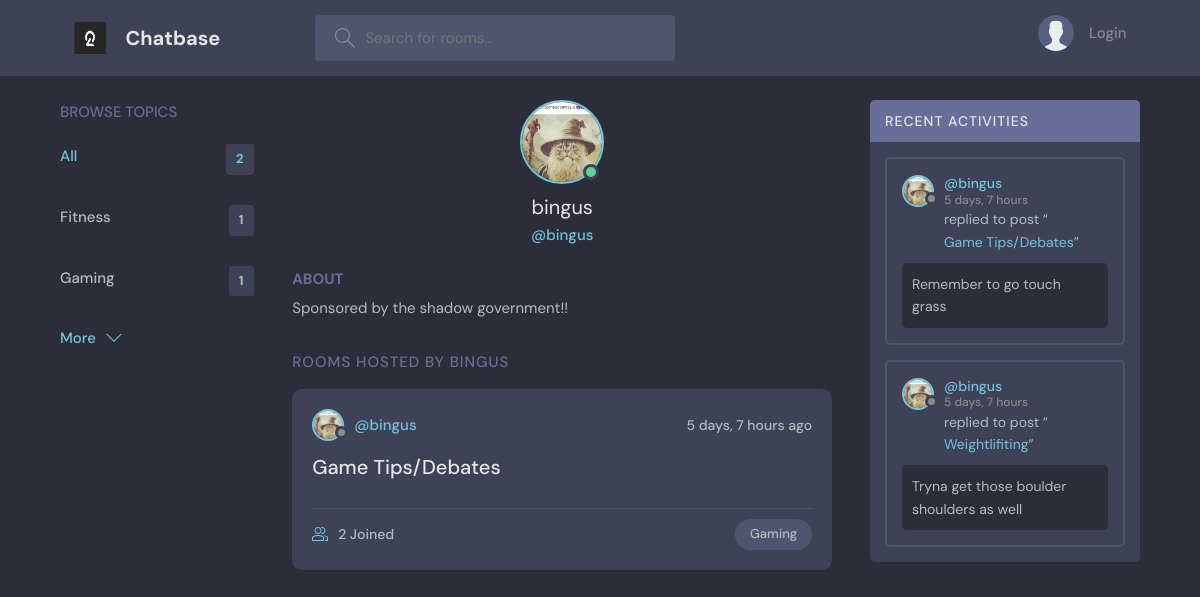
The app's page /profile/2/ with its own data.
### base/models.py (models this page shows, shortened)
class Topic(models.Model):
    name = models.CharField(max_length=200)

class User(AbstractUser):
    name = models.CharField(max_length=200,null=True)
    email = models.EmailField(unique=True,null=True)
    bio = models.TextField(null=True)
    avatar = models.ImageField(null=True, default="avatar.svg")
    USERNAME_FIELD = 'email'
    REQUIRED_FIELDS =  []

class Room(models.Model):
    host = models.ForeignKey(User, on_delete=models.SET_NULL, null=True)
    topic = models.ForeignKey(Topic, on_delete=models.SET_NULL, null=True)
    name = models.CharField(max_length=200)
    description = models.TextField(null=True, blank=True)
    participants = models.ManyToManyField(User, related_name='participants',blank=True)
    updated = models.DateTimeField(auto_now=True)
    created = models.DateTimeField(auto_now_add=True)
    class Meta:
        ordering = ['-updated', '-created']
    def __str__(self):
        return self.name

class Message(models.Model):
    user = models.ForeignKey(User, on_delete=models.CASCADE)
    room = models.ForeignKey(Room, on_delete=models.CASCADE)
    body = models.TextField()
    updated = models.DateTimeField(auto_now=True)
    created = models.DateTimeField(auto_now_add=True)
    class Meta:
        ordering = ['-updated', '-created'] #Arranges rooms according to newest first

### base/views.py (the view)
# urls.py: path('profile/<str:pk>/', views.userProfile, name='user-profile'),
def userProfile(request, pk):
    user = User.objects.get(id=pk)
    room_messages = user.message_set.all()
    topics = Topic.objects.all()
    rooms = user.room_set.all()
    context = {'user':user,'rooms':rooms, 'topics':topics, 'room_messages':room_messages}
    return render(request, 'base/profile.html', context)

### base/templates/base/profile.html (shortened to what this page needs)
{% extends 'main.html' %}
{% block content %}
  <main class="profile-page layout layout--3">
    <div class="container">
      {% include 'base/topics_component.html' %}
      <div class="roomList">
        <div class="profile">
          <div class="profile__avatar">
            <div class="avatar avatar--large active">
              <img src="{{user.avatar.url}}" />
            </div>
          </div>
          <div class="profile__info">
            <h3>{{user.username}}</h3>
            <p>@{{user.username}}</p>
          </div>
          <div class="profile__about">
            <h3>About</h3>
            <p>
              {{user.bio}}
            </p>
          </div>
        </div>
        <div class="roomList__header">
          <div>
            <h2>Rooms Hosted by {{user.username}}</a>
            </h2>
          </div>
        </div>
        {% include 'base/feed_component.html' %}
      </div>
      {% include 'base/activity_component.html' %}
    </div>
  </main>
{% endblock content %}

### templates/main.html (shortened to what this page needs)
<!DOCTYPE html>
{%  load static %}
<html lang="en">
  <head>
    <link rel="stylesheet" href="{% static 'styles/style.css' %}" />
  </head>
  <body>
    {% include 'navbar.html' %}
    {% block content %}
    {% endblock %}
  </body>
</html>

### templates/navbar.html (shortened to what this page needs)
{% load static %}
<header class="header header--loggedIn">
    <div class="container">
      <a href="{% url 'home' %}" class="header__logo">
        <img src="{% static 'images/knlogo.png' %}" />
        <h1>Chatbase</h1>
      </a>
      <form class="header__search" method="GET" action="{% url 'home' %}">
        <label>
          <input name = "q" placeholder="Search for rooms..." />
        </label>
      </form>
      <nav class="header__menu">
        {% if request.user.is_authenticated %}
        <div class="header__user">
          <a href="{% url 'update-user' %}">
            <div class="avatar avatar--medium active">
              <img src="{{request.user.avatar.url}}" />
            </div>
            <p>{{request.user.username}}<span>@{{request.user.username}}</span></p>
          </a>
          <button class="dropdown-button">
            <svg version="1.1" xmlns="http://www.w3.org/2000/svg" width="32" height="32" viewBox="0 0 32 32">
              <title>chevron-down</title>
              <path d="M16 21l-13-13h-3l16 16 16-16h-3l-13 13z"></path>
            </svg>
          </button>
        </div>
        {% else %}
        <a href="{% url 'login' %}">
          <img src="{% static 'images/avatar.svg' %}" />
          <p>Login</p>
        </a>
        {% endif %}
      </nav>
    </div>
  </header>

### base/templates/base/topics_component.html
<div class="topics">
  <div class="topics__header">
      <h2>Browse Topics</h2>
  </div>
  <ul class="topics__list">
      <li>
          <a href="{% url 'home' %}" class="active">All <span>{{topics.count}}</span></a>
      </li>
      {% for topic in topics %}
      <li>
          <a href="{% url 'home' %}?q={{topic.name}}">{{topic.name}}<span>{{topic.room_set.all.count}}</span></a>
      </li>
      {% endfor %}
  </ul>
  <a class="btn btn--link" href="{% url 'topics' %}">
      More
      <svg version="1.1" xmlns="http://www.w3.org/2000/svg" width="32" height="32" viewBox="0 0 32 32">
          <title>chevron-down</title>
          <path d="M16 21l-13-13h-3l16 16 16-16h-3l-13 13z"></path>
      </svg>
  </a>
</div>

### base/templates/base/feed_component.html (shortened to what this page needs)
{% for room in rooms %}
<div class="roomListRoom">
    <div class="roomListRoom__header">
      <a href="{% url 'user-profile' room.host.id %}" class="roomListRoom__author">
        <div class="avatar avatar--small">
          <img src="{{room.host.avatar.url}}" />
        </div>
        <span>@{{room.host.username}}</span>
      </a>
      <div class="roomListRoom__actions">
        <span>{{room.created|timesince}} ago</span>
      </div>
    </div>
    <div class="roomListRoom__content">
      <a href="{% url 'room' room.id %}">{{room.name}}</a>
    </div>
    <div class="roomListRoom__meta">
      <a href="{% url 'room' room.id %}" class="roomListRoom__joined">
        {{room.participants.all.count}} Joined
      </a>
      <p class="roomListRoom__topic">{{room.topic.name}}</p>
    </div>
  </div>
{% endfor %}

### base/templates/base/activity_component.html (shortened to what this page needs)
<div class="activities">
    <div class="activities__header">
      <h2>Recent Activities</h2>
    </div>
    {% for message in room_messages %}
    <div class="activities__box">
      <div class="activities__boxHeader roomListRoom__header">
        <a href="{% url 'user-profile' message.user.id %}" class="roomListRoom__author">
          <div class="avatar avatar--small">
            <img src="{{message.user.avatar.url}}" />
          </div>
          <p>
            @{{message.user.username}}
            <span>{{message.created|timesince}}</span>
          </p>
        </a>
      </div>
      <div class="activities__boxContent">
        <p>replied to post “<a href="{% url 'room' message.room.id %}">{{message.room}}</a>”</p>
        <div class="activities__boxRoomContent">
          {{message.body}}
        </div>
      </div>
    </div>
    {% endfor %}
</div>

### records on screen
Topic: name "Fitness", room_set.all.count "1"
Topic: name "Gaming", room_set.all.count "1"
User: avatar (picture), username "bingus", bio "Sponsored by the shadow government!!", username "BINGUS"
Room: host.avatar (picture), host.username "bingus", created "5 days, 7 hours", name "Game Tips/Debates", participants.all.count "2", topic.name "Gaming"
Message: user.avatar (picture), user.username "bingus", created "5 days, 7 hours", room "Game Tips/Debates", body "Remember to go touch grass"
Message: user.avatar (picture), user.username "bingus", created "5 days, 7 hours", room "Weightlifiting", body "Tryna get those boulder shoulders as well"

### other values on screen
{{ topics.count }} "2"
